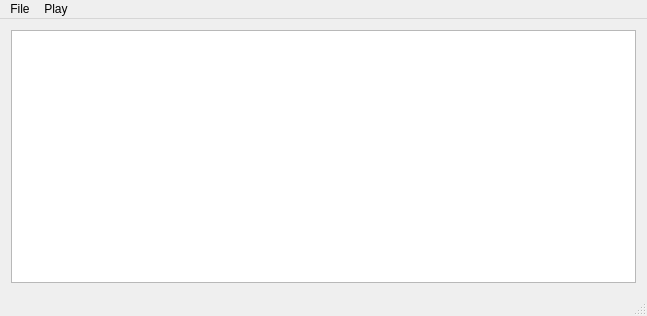
<?xml version="1.0" encoding="UTF-8"?>
<ui version="4.0">
 <class>MainDialog</class>
 <widget class="QMainWindow" name="MainDialog">
  <property name="enabled">
   <bool>true</bool>
  </property>
  <property name="geometry">
   <rect>
    <x>0</x>
    <y>0</y>
    <width>647</width>
    <height>316</height>
   </rect>
  </property>
  <property name="windowTitle">
   <string>MainDialog</string>
  </property>
  <widget class="QWidget" name="centralWidget">
   <property name="minimumSize">
    <size>
     <width>600</width>
     <height>0</height>
    </size>
   </property>
   <layout class="QHBoxLayout" name="horizontalLayout">
    <item>
     <widget class="QGraphicsView" name="graphicsView"/>
    </item>
   </layout>
  </widget>
  <widget class="QMenuBar" name="menuBar">
   <property name="geometry">
    <rect>
     <x>0</x>
     <y>0</y>
     <width>647</width>
     <height>20</height>
    </rect>
   </property>
   <widget class="QMenu" name="menuFile">
    <property name="title">
     <string>File</string>
    </property>
    <addaction name="actionNew_Playbook"/>
    <addaction name="actionOpen_Playbook"/>
    <addaction name="actionSave_Playbook"/>
    <addaction name="actionSave_Playbook_as"/>
    <addaction name="actionExit"/>
   </widget>
   <widget class="QMenu" name="menuPlay">
    <property name="title">
     <string>Play</string>
    </property>
    <addaction name="actionNew_Play"/>
    <addaction name="actionOpen_Play"/>
    <addaction name="actionSave_Play"/>
    <addaction name="actionSave_Play_as"/>
    <addaction name="actionExport_Play"/>
   </widget>
   <addaction name="menuFile"/>
   <addaction name="menuPlay"/>
  </widget>
  <widget class="QStatusBar" name="statusBar"/>
  <action name="actionNew_Playbook">
   <property name="text">
    <string>New Playbook</string>
   </property>
  </action>
  <action name="actionOpen_Playbook">
   <property name="text">
    <string>Open Playbook</string>
   </property>
  </action>
  <action name="actionSave_Playbook">
   <property name="text">
    <string>Save Playbook</string>
   </property>
  </action>
  <action name="actionSave_Playbook_as">
   <property name="text">
    <string>Save Playbook as</string>
   </property>
  </action>
  <action name="actionExit">
   <property name="text">
    <string>Exit</string>
   </property>
  </action>
  <action name="actionNew_Play">
   <property name="text">
    <string>New Play</string>
   </property>
  </action>
  <action name="actionSave_Play">
   <property name="text">
    <string>Save Play</string>
   </property>
  </action>
  <action name="actionSave_Play_as">
   <property name="text">
    <string>Save Play as</string>
   </property>
  </action>
  <action name="actionOpen_Play">
   <property name="text">
    <string>Open Play</string>
   </property>
  </action>
  <action name="actionExport_Play">
   <property name="text">
    <string>Export Play</string>
   </property>
  </action>
 </widget>
 <layoutdefault spacing="6" margin="11"/>
 <resources/>
 <connections/>
</ui>
